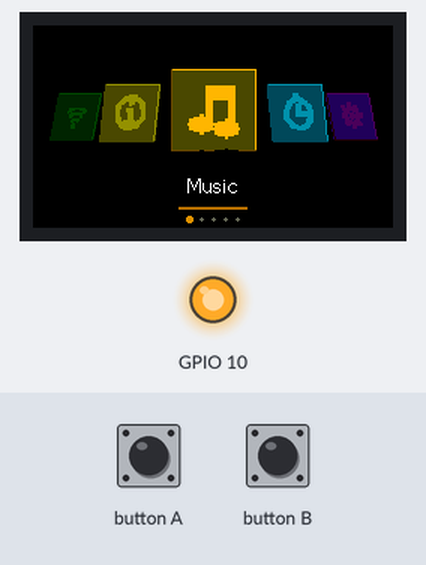
A program run on a simulated ESP32. On the bench: 240×135 colour display, output pins drawn as LEDs (lit = HIGH). Inputs (shaded band) come from the test bench. What the program prints to the serial monitor is not drawn.

Above: at 1.4 s.
1.5 s: button A pressed for 0.15 s
At 2.2 s:
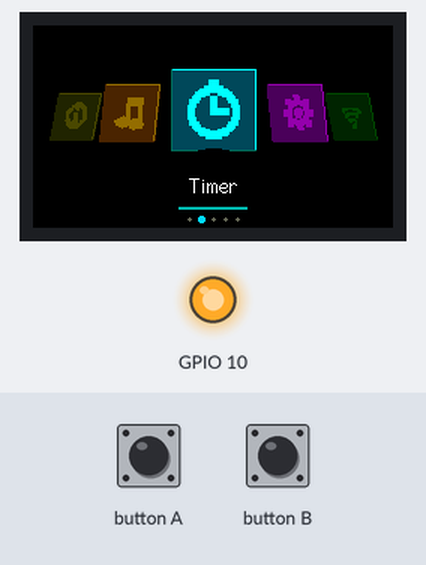
3.3 s: button B pressed for 0.15 s
At 3.56 s:
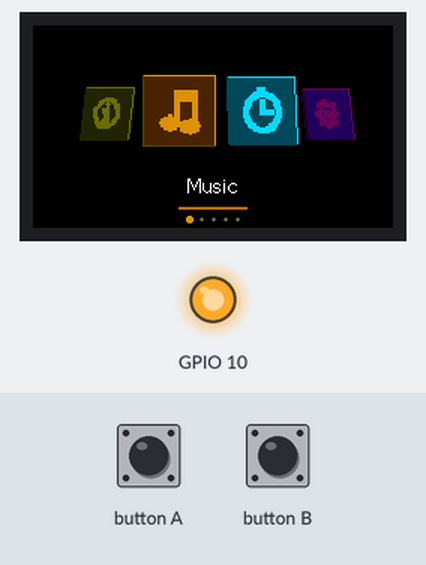
5.1 s: button B pressed for 1 s
At 7.4 s:
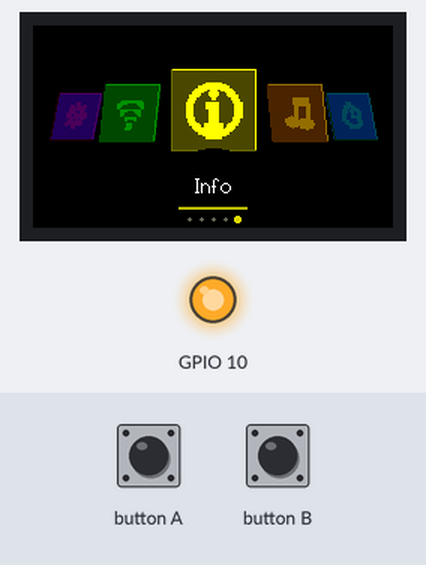
7.7 s: button A pressed for 0.15 s
At 7.98 s:
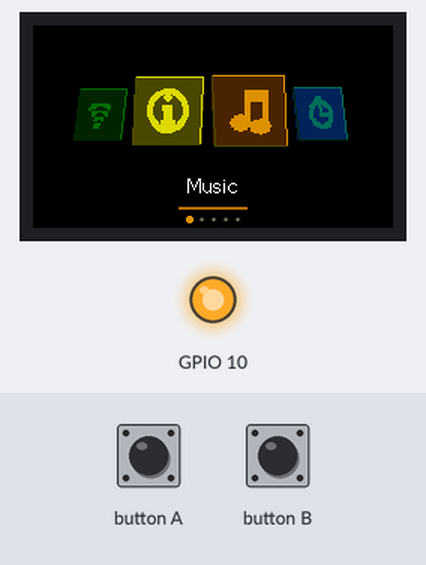
9.5 s: button B pressed for 0.15 s
At 9.85 s:
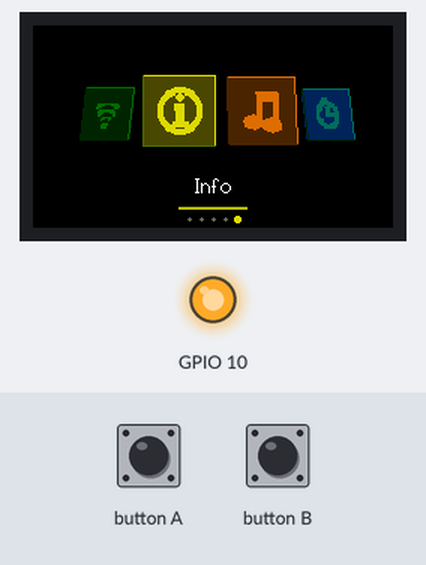
11.4 s: button B pressed for 3.2 s
At 15.9 s:
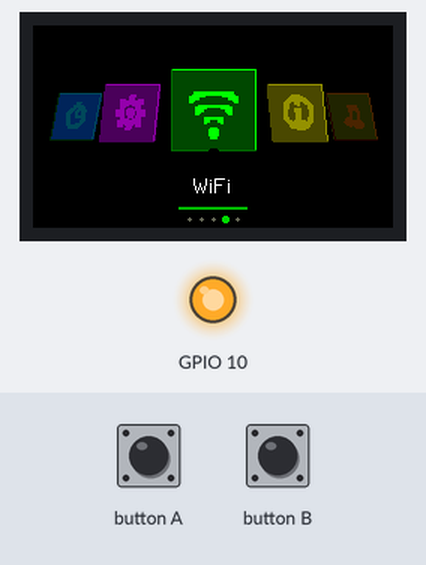
Timing chart, 0 to 17.3 s (numbered marks = the images above; inputs shaded):
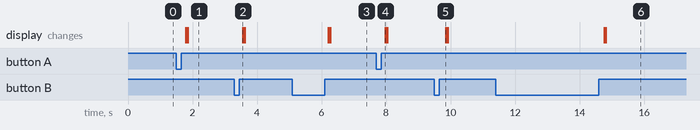

Measured:
- after the input at 1.5 s, the display: first changes after 0.29 s (image 1 shows a later state)
- after the input at 3.3 s, the display: changes after 0.25 s (image 2)
- after the input at 5.1 s, the display: first changes after 1.1 s (image 3 shows a later state)
- after the input at 7.7 s, the display: changes after 0.28 s (image 4)
- after the input at 9.5 s, the display: changes after 0.34 s (image 5)
- after the input at 11.4 s, the display: first changes after 3.4 s (image 6 shows a later state)

The program:

main.cpp
```cpp
#include <M5StickCPlus.h>

#include "CoverFlowMenu.h"

static const uint16_t kMusicColor = 0xFD20;
static const uint16_t kTimerColor = 0x07FF;
static const uint16_t kSettingsColor = 0xF81F;
static const uint16_t kWifiColor = 0x07E0;
static const uint16_t kInfoColor = 0xFFE0;

static const uint32_t kIconMusic[32] PROGMEM = {
    0b00000000000000000000000000000000UL,
    0b00000000000000000000000000000000UL,
    0b00000000000000000000000000000000UL,
    0b00000000000000000000000000000000UL,
    0b00000000000000000000000000000000UL,
    0b00000000000001111111111111100000UL,
    0b00000000000001111111111111100000UL,
    0b00000000000001111111111111100000UL,
    0b00000000000001111111111111100000UL,
    0b00000000000001111111111111100000UL,
    0b00000000000001111111111111100000UL,
    0b00000000000001110000000011100000UL,
    0b00000000000001110000000011100000UL,
    0b00000000000001110000000011100000UL,
    0b00000000000001110000000011100000UL,
    0b00000000000001110000000011100000UL,
    0b00000000000001110000000011100000UL,
    0b00000000000001110000000011100000UL,
    0b00000000000001110000000011100000UL,
    0b00000000001001110000000011100000UL,
    0b00000001111111110000000011100000UL,
    0b00000111111111110000001011100000UL,
    0b00000111111111110001111111100000UL,
    0b00001111111111111111111111110000UL,
    0b00000111111111110111111111110000UL,
    0b00000111111111111111111111111000UL,
    0b00000001111111000111111111110000UL,
    0b00000000001000000111111111110000UL,
    0b00000000000000000001111111000000UL,
    0b00000000000000000000001000000000UL,
    0b00000000000000000000000000000000UL,
    0b00000000000000000000000000000000UL,
};

static const uint32_t kIconTimer[32] PROGMEM = {
    0b00000000000000000000000000000000UL,
    0b00000000000000000000000000000000UL,
    0b00000000000000111110000000000000UL,
    0b00000000000000111110000000000000UL,
    0b00000000000000111110000000000000UL,
    0b00000000000011111111100000000000UL,
    0b00000000001111111111111000000000UL,
    0b00000000011111111111111100000000UL,
    0b00000000111111000001111110000000UL,
    0b00000001111100000000011111000000UL,
    0b00000011110000011100000111100000UL,
    0b00000111100000011100000011110000UL,
    0b00000111100000011100000011110000UL,
    0b00000111000000011100000001110000UL,
    0b00001111000000011100000001111000UL,
    0b00001110000000011100000000111000UL,
    0b00001110000000011111111100111000UL,
    0b00001110000000011111111100111000UL,
    0b00001110000000011111111100111000UL,
    0b00001110000000000000000000111000UL,
    0b00001111000000000000000001111000UL,
    0b00000111000000000000000001110000UL,
    0b00000111100000000000000011110000UL,
    0b00000111100000000000000011110000UL,
    0b00000011110000000000000111100000UL,
    0b00000001111100000000011111000000UL,
    0b00000000111111000001111110000000UL,
    0b00000000011111111111111100000000UL,
    0b00000000001111111111111000000000UL,
    0b00000000000001111111000000000000UL,
    0b00000000000000000000000000000000UL,
    0b00000000000000000000000000000000UL,
};

static const uint32_t kIconSettings[32] PROGMEM = {
    0b00000000000000000000000000000000UL,
    0b00000000000000000000000000000000UL,
    0b00000000000000000000000000000000UL,
    0b00000000000000111110000000000000UL,
    0b00000000000000111110000000000000UL,
    0b00000000000000111110000000000000UL,
    0b00000011110000111110000111100000UL,
    0b00000011110001111111000111100000UL,
    0b00000011110111111111110111100000UL,
    0b00000011111111111111111111100000UL,
    0b00000000011111000001111100000000UL,
    0b00000000111100000000011110000000UL,
    0b00000000111000000000001110000000UL,
    0b00000001111000011100001111000000UL,
    0b00011111110000111110000111111100UL,
    0b00011111110001111111000111111100UL,
    0b00011111110001111111000111111100UL,
    0b00011111110001111111000111111100UL,
    0b00011111110000111110000111111100UL,
    0b00000001111000011100001111000000UL,
    0b00000000111000000000001110000000UL,
    0b00000000111100000000011110000000UL,
    0b00000000011111000001111100000000UL,
    0b00000011111111111111111111100000UL,
    0b00000011110111111111110111100000UL,
    0b00000011110001111111000111100000UL,
    0b00000011110000111110000111100000UL,
    0b00000000000000111110000000000000UL,
    0b00000000000000111110000000000000UL,
    0b00000000000000111110000000000000UL,
    0b00000000000000000000000000000000UL,
    0b00000000000000000000000000000000UL,
};

static const uint32_t kIconWifi[32] PROGMEM = {
    0b00000000000000000000000000000000UL,
    0b00000000000000000000000000000000UL,
    0b00000000000000000000000000000000UL,
    0b00000000000000000000000000000000UL,
    0b00000000000000000000000000000000UL,
    0b00000000000000000000000000000000UL,
    0b00000000000000000000000000000000UL,
    0b00000000000000000000000000000000UL,
    0b00000001111111111111111111000000UL,
    0b00000011111100000000011111100000UL,
    0b00000111100000000000000011110000UL,
    0b00000110000000000000000000110000UL,
    0b00000100000000000000000000010000UL,
    0b00000000000000000000000000000000UL,
    0b00000000011111111111111100000000UL,
    0b00000000111110000000111110000000UL,
    0b00000000111000000000001110000000UL,
    0b00000000110000000000000110000000UL,
    0b00000000100000000000000010000000UL,
    0b00000000000000000000000000000000UL,
    0b00000000000011111111100000000000UL,
    0b00000000000011000001100000000000UL,
    0b00000000000010000000100000000000UL,
    0b00000000000000000000000000000000UL,
    0b00000000000000000000000000000000UL,
    0b00000000000000011100000000000000UL,
    0b00000000000000111110000000000000UL,
    0b00000000000000111110000000000000UL,
    0b00000000000000111110000000000000UL,
    0b00000000000000011100000000000000UL,
    0b00000000000000000000000000000000UL,
    0b00000000000000000000000000000000UL,
};

static const uint32_t kIconInfo[32] PROGMEM = {
    0b00000000000000000000000000000000UL,
    0b00000000000000000000000000000000UL,
    0b00000000000000000000000000000000UL,
    0b00000000000001111111000000000000UL,
    0b00000000000111111111110000000000UL,
    0b00000000011111111111111100000000UL,
    0b00000000111110001000111110000000UL,
    0b00000001111000011100001111000000UL,
    0b00000011110000111110000111100000UL,
    0b00000111100000011100000011110000UL,
    0b00000111000000001000000001110000UL,
    0b00001110000000000000000000111000UL,
    0b00001110000000000000000000111000UL,
    0b00011100000001111110000000011100UL,
    0b00011100000001111110000000011100UL,
    0b00011100000001111110000000011100UL,
    0b00011100000000111110000000011100UL,
    0b00011100000000111110000000011100UL,
    0b00011100000000111110000000011100UL,
    0b00011100000000111110000000011100UL,
    0b00001110000000111110000000111000UL,
    0b00001110000000111110000000111000UL,
    0b00000111000000111110000001110000UL,
    0b00000111100011111111100011110000UL,
    0b00000011110011111111100111100000UL,
    0b00000001111011111111101111000000UL,
    0b00000000111110000000111110000000UL,
    0b00000000011111111111111100000000UL,
    0b00000000000111111111110000000000UL,
    0b00000000000001111111000000000000UL,
    0b00000000000000000000000000000000UL,
    0b00000000000000000000000000000000UL,
};

static uint32_t ledPulseUntilMs = 0;

void onMenuItemSelected(const MenuItem& item) {
  Serial.printf("Selected menu item %u: %s\n", item.id, item.title);
  M5.Beep.tone(2400 + item.id * 180, 80);
  digitalWrite(10, LOW);
  ledPulseUntilMs = millis() + 90;
}

static const MenuItem kMenuItems[] = {
    {0, "Music", kIconMusic, 32, 32, kMusicColor, onMenuItemSelected},
    {1, "Timer", kIconTimer, 32, 32, kTimerColor, onMenuItemSelected},
    {2, "Settings", kIconSettings, 32, 32, kSettingsColor,
     onMenuItemSelected},
    {3, "WiFi", kIconWifi, 32, 32, kWifiColor, onMenuItemSelected},
    {4, "Info", kIconInfo, 32, 32, kInfoColor, onMenuItemSelected},
};

static CoverFlowMenu menu(kMenuItems,
                          sizeof(kMenuItems) / sizeof(kMenuItems[0]));

static bool imuReady = false;
static uint32_t lastTiltNavMs = 0;
static uint32_t lastUpdateMs = 0;
static uint32_t lastDrawMs = 0;
static bool buttonALongConsumed = false;

CoverFlowInputState readInput(uint32_t now) {
  CoverFlowInputState input = {false, false, false, 0};

  if (M5.BtnA.pressedFor(650) && !buttonALongConsumed) {
    input.selectPressed = true;
    buttonALongConsumed = true;
  }

  if (M5.BtnA.wasReleased()) {
    if (!buttonALongConsumed) {
      input.nextPressed = true;
    }
    buttonALongConsumed = false;
  }

  if (M5.BtnB.wasReleased()) {
    input.previousPressed = true;
  }

  if (!input.nextPressed && !input.previousPressed && !input.selectPressed &&
      imuReady && now - lastTiltNavMs >= 320) {
    float accX = 0.0f;
    float accY = 0.0f;
    float accZ = 0.0f;
    M5.IMU.getAccelData(&accX, &accY, &accZ);

    if (accY > 0.58f) {
      input.tiltDirection = 1;
      lastTiltNavMs = now;
    } else if (accY < -0.58f) {
      input.tiltDirection = -1;
      lastTiltNavMs = now;
    }
  }

  return input;
}

void setup() {
  M5.begin();
  Serial.begin(115200);

  pinMode(10, OUTPUT);
  digitalWrite(10, HIGH);

  M5.Lcd.setRotation(3);
  M5.Lcd.setTextWrap(false);
  M5.Lcd.fillScreen(BLACK);

  M5.Beep.setVolume(4);
  imuReady = M5.Imu.Init() == 0;

  bool buffered = menu.begin(M5.Lcd, M5.Lcd.width(), M5.Lcd.height());
  menu.draw(M5.Lcd);

  lastUpdateMs = millis();
  lastDrawMs = lastUpdateMs;

  Serial.printf("Cover Flow demo ready. Sprite buffer: %s. IMU: %s.\n",
                buffered ? "yes" : "no", imuReady ? "yes" : "no");
}

void loop() {
  M5.update();
  M5.Beep.update();

  uint32_t now = millis();
  uint32_t deltaMs = now - lastUpdateMs;
  lastUpdateMs = now;

  CoverFlowInputState input = readInput(now);
  menu.update(input, deltaMs);

  if (now - lastDrawMs >= 33) {
    menu.draw(M5.Lcd);
    lastDrawMs = now;
  }

  if (ledPulseUntilMs != 0 && now >= ledPulseUntilMs) {
    digitalWrite(10, HIGH);
    ledPulseUntilMs = 0;
  }

  delay(1);
}
```

CoverFlowMenu.h
```cpp
#ifndef COVER_FLOW_MENU_H
#define COVER_FLOW_MENU_H

#include <Arduino.h>
#include <M5StickCPlus.h>

struct MenuItem;

typedef void (*MenuItemAction)(const MenuItem& item);

struct MenuItem {
  uint8_t id;
  const char* title;
  const uint32_t* icon;
  uint8_t iconWidth;
  uint8_t iconHeight;
  uint16_t color;
  MenuItemAction callback;
};

struct CoverFlowInputState {
  bool nextPressed;
  bool previousPressed;
  bool selectPressed;
  int8_t tiltDirection;
};

class CoverFlowMenu {
 public:
  CoverFlowMenu(const MenuItem* items, uint8_t itemCount);
  ~CoverFlowMenu();

  CoverFlowMenu(const CoverFlowMenu&) = delete;
  CoverFlowMenu& operator=(const CoverFlowMenu&) = delete;

  bool begin(TFT_eSPI& display, int16_t width, int16_t height);
  void update(const CoverFlowInputState& inputState, uint32_t deltaMs);
  void draw(TFT_eSPI& display);

  void next();
  void previous();
  void select();

  uint8_t selectedIndex() const;
  float animationProgress() const;
  bool isAnimating() const;

 private:
  struct ItemPose {
    uint8_t index;
    int16_t offsetQ8;
    int16_t absOffsetQ8;
    int16_t centerX;
    int16_t topY;
    int16_t scaleXQ8;
    int16_t scaleYQ8;
    int16_t skewQ8;
    uint8_t brightness;
  };

  void startTransition(int8_t direction);
  void updateAnimation(uint32_t deltaMs);
  void drawScene(TFT_eSPI& gfx);
  void drawItem(TFT_eSPI& gfx, const ItemPose& pose);
  void drawIcon(TFT_eSPI& gfx, const MenuItem& item, int16_t centerX,
                int16_t topY, int16_t scaleXQ8, int16_t scaleYQ8,
                int16_t skewQ8, uint16_t color, bool reflected,
                uint8_t maxRows);
  void drawCoverBack(TFT_eSPI& gfx, const ItemPose& pose, int16_t width,
                     int16_t height, uint16_t color);
  void drawSelectedLabel(TFT_eSPI& gfx);
  void drawPageDots(TFT_eSPI& gfx);
  ItemPose makePose(uint8_t index) const;
  int16_t signedDistanceToSelected(uint8_t index) const;
  uint8_t activeIndexForLabel() const;

  const MenuItem* _items;
  uint8_t _itemCount;
  uint8_t _selectedIndex;
  uint8_t _targetIndex;
  int8_t _transitionDirection;
  uint16_t _transitionMs;
  uint16_t _animationElapsedMs;
  float _animationProgress;
  bool _isAnimating;
  int16_t _width;
  int16_t _height;
  bool _frameReady;
  TFT_eSprite* _frame;
  alignas(TFT_eSprite) uint8_t _frameStorage[sizeof(TFT_eSprite)];
};

#endif
```

Source omitted: CoverFlowMenu.cpp (12636 bytes)
